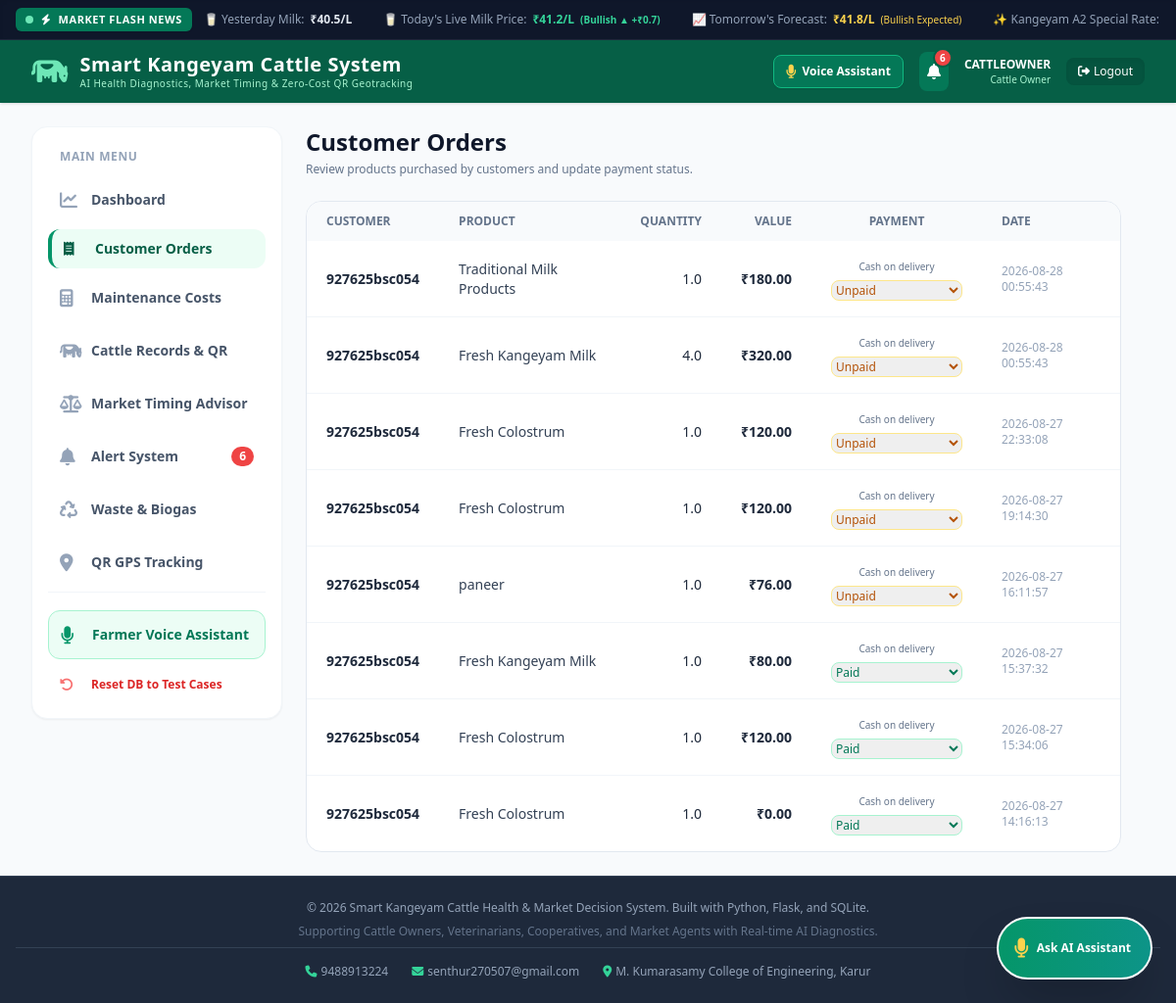
Page /customer-orders (signed in) on the committed database.
### tables this page shows
CREATE TABLE customer_orders (
        id INTEGER PRIMARY KEY AUTOINCREMENT,
        customer_id INTEGER NOT NULL,
        product_name TEXT NOT NULL,
        quantity REAL NOT NULL,
        notes TEXT,
        created_at TIMESTAMP DEFAULT CURRENT_TIMESTAMP, unit_price REAL NOT NULL DEFAULT 0, payment_status TEXT NOT NULL DEFAULT 'Unpaid', payment_method TEXT NOT NULL DEFAULT 'Cash on delivery', payment_reference TEXT,
        FOREIGN KEY (customer_id) REFERENCES users(id)
    );

CREATE TABLE users (
        id INTEGER PRIMARY KEY AUTOINCREMENT,
        username TEXT UNIQUE NOT NULL,
        password_hash TEXT NOT NULL,
        role TEXT NOT NULL,
        created_at TIMESTAMP DEFAULT CURRENT_TIMESTAMP
    );

### app.py (the view, shortened to what this page needs)
@app.route('/customer-orders', methods=['GET', 'POST'])
def customer_orders():
    if not is_logged_in() or session.get('role') != 'Cattle Owner':
        return redirect(url_for('dashboard' if is_logged_in() else 'login'))
    conn = get_db_connection()
    orders = conn.execute("""
        SELECT o.id, o.product_name, o.quantity, o.unit_price, o.notes, o.payment_method, o.payment_reference, o.payment_status,
               o.created_at, u.username AS customer_name
        FROM customer_orders o JOIN users u ON u.id = o.customer_id
        ORDER BY o.created_at DESC
    """).fetchall()
    conn.close()
    return render_template('customer_orders.html', orders=orders)

### app.py (called while the page is built, shortened)
def is_logged_in():
    return 'user_id' in session

def get_realtime_weather_risk():
    global _weather_cache
    now_ts = datetime.now().timestamp()
    if _weather_cache["data"] and (now_ts - _weather_cache["timestamp"] < 600):
        return _weather_cache["data"]

@app.context_processor
def inject_global_data():
    ticker = get_milk_market_data()
    _, all_alerts = get_categorized_alerts()
    weather = get_realtime_weather_risk()
    return {
        "ticker": ticker,
        "global_ticker": ticker,
        "global_alert_count": len(all_alerts),
        "weather": weather,
        "global_weather": weather
    }

### database.py (called while the page is built)
def get_db_connection():
    conn = sqlite3.connect(DATABASE_PATH)
    conn.row_factory = sqlite3.Row
    return conn

### templates/customer_orders.html
{% extends "base.html" %}
{% block content %}
<div class="space-y-6">
    <div><h1 class="text-2xl font-extrabold text-slate-900">Customer Orders</h1><p class="text-xs text-slate-500 mt-1">Review products purchased by customers and update payment status.</p></div>
    <div class="bg-white rounded-2xl border border-slate-200 overflow-x-auto">
        <table class="min-w-full text-sm">
            <thead class="bg-slate-50 text-xs uppercase text-slate-500"><tr><th class="px-5 py-3 text-left">Customer</th><th class="px-5 py-3 text-left">Product</th><th class="px-5 py-3 text-right">Quantity</th><th class="px-5 py-3 text-right">Value</th><th class="px-5 py-3 text-center">Payment</th><th class="px-5 py-3 text-left">Date</th></tr></thead>
            <tbody class="divide-y divide-slate-100">
            {% for order in orders %}<tr><td class="px-5 py-4 font-bold text-slate-800">{{ order.customer_name }}</td><td class="px-5 py-4 text-slate-700">{{ order.product_name }}{% if order.notes %}<span class="block text-xs text-slate-400">{{ order.notes }}</span>{% endif %}</td><td class="px-5 py-4 text-right">{{ order.quantity }}</td><td class="px-5 py-4 text-right font-bold">₹{{ "%.2f"|format(order.unit_price * order.quantity) }}</td><td class="px-5 py-4 text-center"><span class="block text-[10px] text-slate-500">{{ order.payment_method }}{% if order.payment_reference %} · {{ order.payment_reference }}{% endif %}</span><form method="POST" class="inline-flex items-center gap-2 mt-1"><input type="hidden" name="order_id" value="{{ order.id }}"><select name="payment_status" onchange="this.form.submit()" class="text-xs rounded-lg border {% if order.payment_status == 'Paid' %}border-emerald-200 text-emerald-700{% else %}border-amber-200 text-amber-700{% endif %}"><option value="Unpaid" {% if order.payment_status == 'Unpaid' %}selected{% endif %}>Unpaid</option><option value="Payment Submitted" {% if order.payment_status == 'Payment Submitted' %}selected{% endif %}>Payment Submitted</option><option value="Paid" {% if order.payment_status == 'Paid' %}selected{% endif %}>Paid</option></select></form></td><td class="px-5 py-4 text-xs text-slate-400">{{ order.created_at }}</td></tr>{% else %}<tr><td colspan="6" class="px-5 py-10 text-center text-slate-500">No customer purchases yet.</td></tr>{% endfor %}
            </tbody>
        </table>
    </div>
</div>
{% endblock %}

### rows in the picture
customer_orders: customer_name "927625bsc054", product_name "Traditional Milk Products", quantity "1.0", order.unit_price*order.quantity "180.00", payment_method "Cash on delivery", payment_status "Unpaid", created_at "2026-08-28 00:55:43"
customer_orders: customer_name "927625bsc054", product_name "Fresh Kangeyam Milk", quantity "4.0", order.unit_price*order.quantity "320.00", payment_method "Cash on delivery", payment_status "Unpaid", created_at "2026-08-28 00:55:43"
customer_orders: customer_name "927625bsc054", product_name "Fresh Colostrum", quantity "1.0", order.unit_price*order.quantity "120.00", payment_method "Cash on delivery", payment_status "Unpaid", created_at "2026-08-27 22:33:08"
customer_orders: customer_name "927625bsc054", product_name "Fresh Colostrum", quantity "1.0", order.unit_price*order.quantity "120.00", payment_method "Cash on delivery", payment_status "Unpaid", created_at "2026-08-27 19:14:30"
customer_orders: customer_name "927625bsc054", product_name "paneer", quantity "1.0", order.unit_price*order.quantity "76.00", payment_method "Cash on delivery", payment_status "Unpaid", created_at "2026-08-27 16:11:57"
customer_orders: customer_name "927625bsc054", product_name "Fresh Kangeyam Milk", quantity "1.0", order.unit_price*order.quantity "80.00", payment_method "Cash on delivery", payment_status "Paid", created_at "2026-08-27 15:37:32"
customer_orders: customer_name "927625bsc054", product_name "Fresh Colostrum", quantity "1.0", order.unit_price*order.quantity "120.00", payment_method "Cash on delivery", payment_status "Paid", created_at "2026-08-27 15:34:06"
customer_orders: customer_name "927625bsc054", product_name "Fresh Colostrum", quantity "1.0", order.unit_price*order.quantity "0.00", payment_method "Cash on delivery", payment_status "Paid", created_at "2026-08-27 14:16:13"

### other values in the picture
{{ global_ticker.yesterday }} "40.5"
{{ global_ticker.today }} "41.2"
{{ global_ticker.trend }} "Bullish ▲"
{{ global_ticker.diff }} "0.7"
{{ global_ticker.tomorrow }} "41.8"
{{ global_alert_count }} "6"
{{ session.get('username').upper() }} "CATTLEOWNER"
{{ session.get('role') }} "Cattle Owner"
